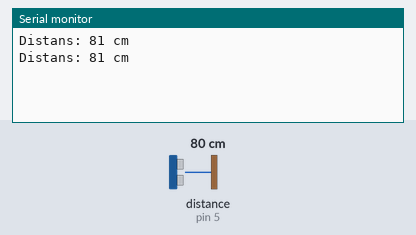
The sketch below on a simulated Arduino Uno, built with avr-gcc and run on an emulated ATmega328P. Parts: the last lines printed to the serial monitor. Inputs (shaded band) come from the test bench; at power-on: distance to the obstacle (sensor on pin 5) 80 cm. The echo pulse lasts 58.3 µs per cm.

Above: at 2.8 s.
2.9 s: distance to the obstacle (sensor on pin 5) set to 2 cm
At 5.1 s:
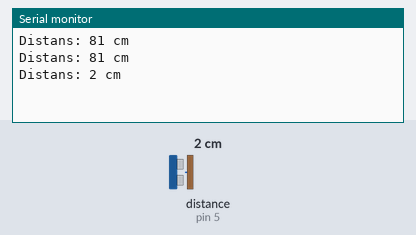
5.6 s: distance to the obstacle (sensor on pin 5) set to 4 cm
At 6.6 s:
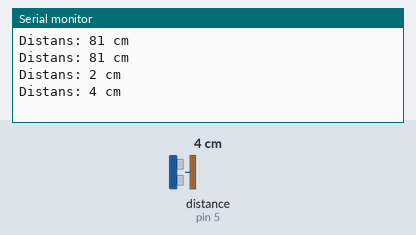
Timing chart, 0 to 8.6 s (numbered marks = the images above; inputs shaded):
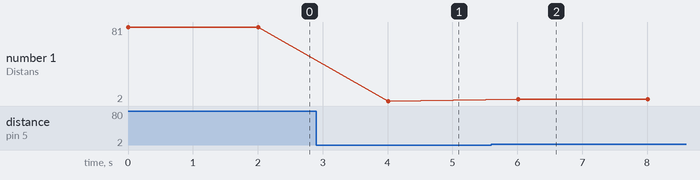

The sketch:

DistansFungerande.ino
```cpp
#include <SPI.h>
#include <NewPing.h>

#define TRIGGER_PIN  6  // Arduino pin tied to trigger pin on the ultrasonic sensor.
#define ECHO_PIN     5  // Arduino pin tied to echo pin on the ultrasonic sensor.
#define MAX_DISTANCE 300 // Maximum distance we want to ping for (in centimeters). Maximum sensor distance is rated at 400-500cm.
unsigned long SLEEP_TIME = 5000; // Sleep time between reads (in milliseconds)

NewPing sonar(TRIGGER_PIN, ECHO_PIN, MAX_DISTANCE); // NewPing setup of pins and maximum distance.
int lastDist;
bool metric = true;

void setup()
{
Serial.begin(9600);
}

void loop()
{
  int dist = metric?sonar.ping_cm():sonar.ping_in();
  Serial.print("Distans: ");
  Serial.print(dist); // Convert ping time to distance in cm and print result (0 = outside set distance range)
  Serial.println(" cm");


  delay(2000);
}
```

Measured:
- after the input at 2.9 s, the serial monitor: prints a new line after 1.1 s (image 1)
- after the input at 5.6 s, the serial monitor: prints a new line after 0.41 s (image 2)
- plotted number 1: 81 → 2 after the input at 2.9 s, 2 → 4 after the input at 5.6 s
